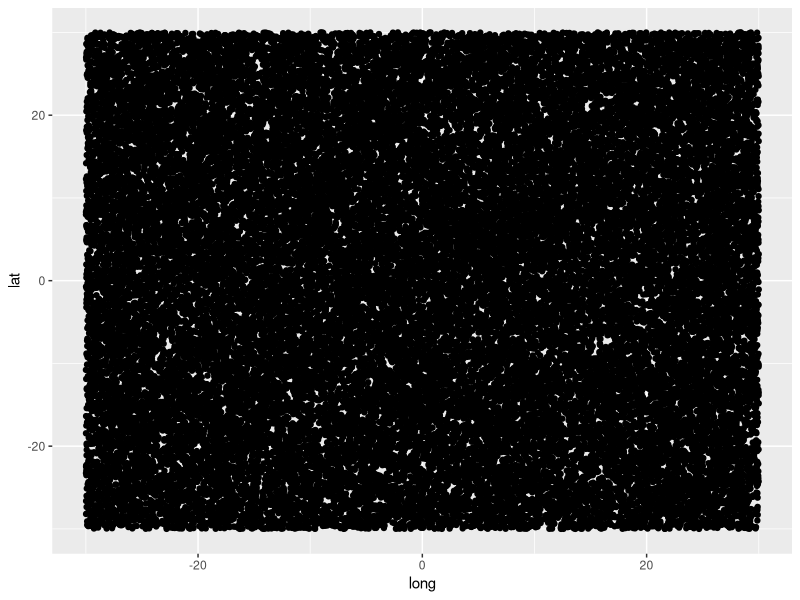
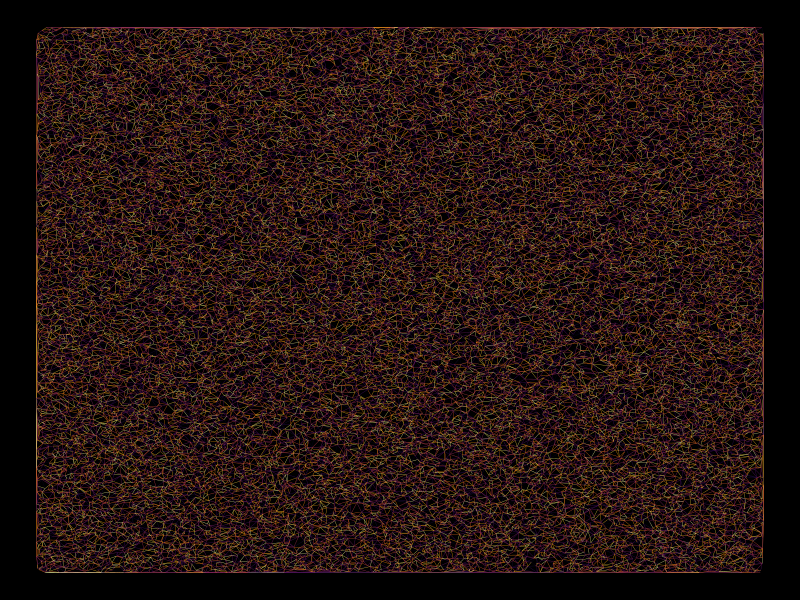
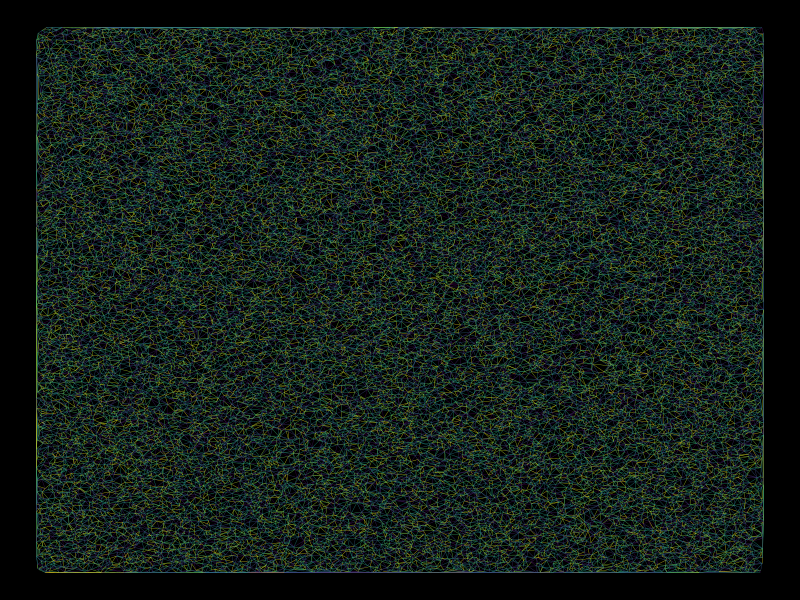

Here is the R script that generated these plots, in order:
library(tidyverse)
library(deldir)
library(viridis)

set.seed(13)

n <- 40000

long <-
    runif(n = n,
          min = -30,
          max = 30)

lat <-
    runif(n = n,
          min = -30,
          max = 30)


df <-
    tibble(lat, long)

df %>%
    ggplot(aes(x = long, y = lat)) +
    geom_point()

voronoi <-
    deldir(df$long, df$lat)

# dirsgs => segmenting lines
# delsgs => connections

net <-
    voronoi$delsgs


### Red print

colors_vec <-
    viridis(n = 20, option = 'B')

set.seed(13)
net$edge_col <-
    sample(letters[1:20], nrow(net), replace = TRUE)


png('pollock_1.png', height = 1000, width = 1000)

ggplot() +
    geom_segment(data = net,
                 aes(x = x1, y = y1, xend = x2, yend = y2, col = edge_col),
                 size = .1) +
    scale_color_manual(values = colors_vec) +
    theme_void() +
    theme(legend.position = 'none') +
    theme(
      plot.background =
        element_rect(
          fill = 'black',
          color = 'black')
    ) +
    ylim(c(-30, 30)) +
    xlim(c(-30, 30))

dev.off()



### Green print

colors_vec <-
  viridis(n = 20, option = 'D')

set.seed(13)
net$edge_col <-
  sample(letters[1:20], nrow(net), replace = TRUE)


png('pollock_2.png', height = 1000, width = 1000)

ggplot() +
  geom_segment(data = net,
               aes(x = x1, y = y1, xend = x2, yend = y2, col = edge_col),
               size = .1) +
  scale_color_manual(values = colors_vec) +
  theme_void() +
  theme(legend.position = 'none') +
  theme(
    plot.background =
      element_rect(
        fill = 'black',
        color = 'black')
  ) +
  ylim(c(-30, 30)) +
  xlim(c(-30, 30))

dev.off()
